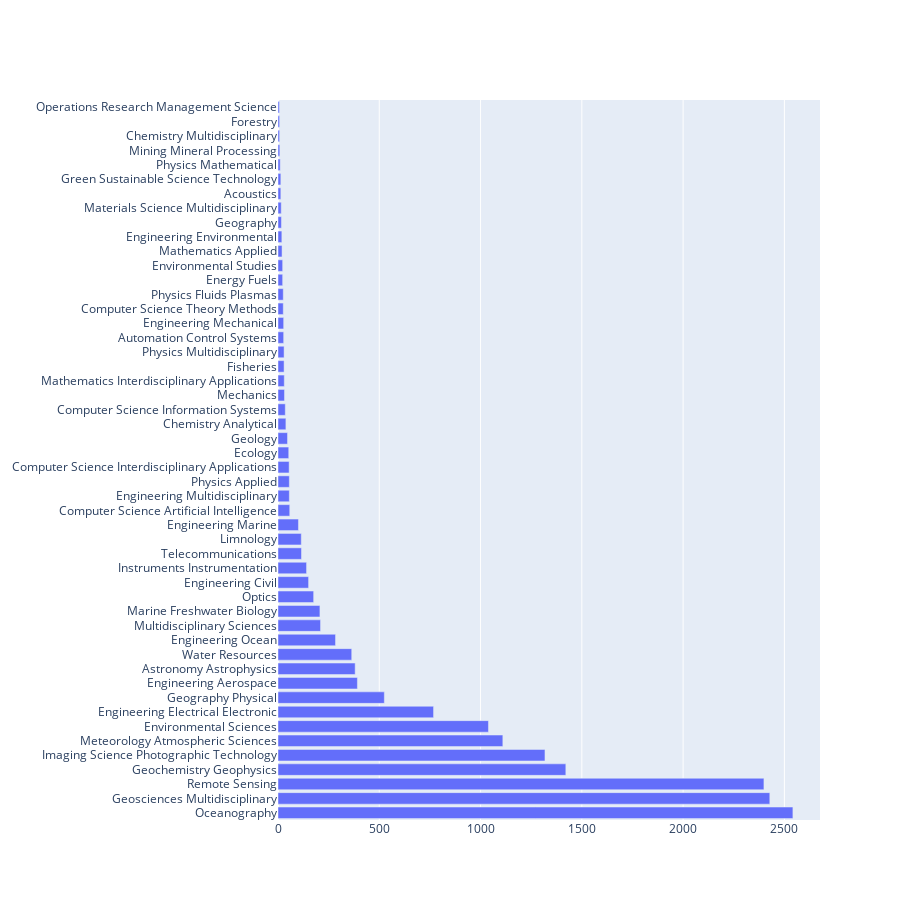

The notebook cell saved with this chart:
### Code cell
import plotly.graph_objects as go

fig = go.Figure(go.Bar(
            x=value[0:50],
            y=names[0:50],
            orientation='h'))
fig.update_layout(height=900,width=900, showlegend=False)
fig.show()

### Figure 1 — Plotly figure (JSON) as saved in the notebook; plotly's stock layout.template omitted (floating-point values rounded to 4 significant figures)
{"data": [{"orientation": "h", "type": "bar", "x": [2542, 2428, 2399, 1421, 1318, 1110, 1039, 768, 525, 392, 381, 364, 284, 210, 207, 176, 151, 141, 116, 115, 101, 58, 56, 56, 55, 53, 47, 39, 36, 32, 31, 30, 30, 28, 28, 26, 26, 23, 23, 20, 19, 17, 16, 14, 14, 11, 9, 8, 8, 7], "y": ["Oceanography", "Geosciences Multidisciplinary", "Remote Sensing", "Geochemistry Geophysics", "Imaging Science Photographic Technology", "Meteorology Atmospheric Sciences", "Environmental Sciences", "Engineering Electrical Electronic", "Geography Physical", "Engineering Aerospace", "Astronomy Astrophysics", "Water Resources", "Engineering Ocean", "Multidisciplinary Sciences", "Marine Freshwater Biology", "Optics", "Engineering Civil", "Instruments Instrumentation", "Telecommunications", "Limnology", "Engineering Marine", "Computer Science Artificial Intelligence", "Engineering Multidisciplinary", "Physics Applied", "Computer Science Interdisciplinary Applications", "Ecology", "Geology", "Chemistry Analytical", "Computer Science Information Systems", "Mechanics", "Mathematics Interdisciplinary Applications", "Fisheries", "Physics Multidisciplinary", "Automation Control Systems", "Engineering Mechanical", "Computer Science Theory Methods", "Physics Fluids Plasmas", "Energy Fuels", "Environmental Studies", "Mathematics Applied", "Engineering Environmental", "Geography", "Materials Science Multidisciplinary", "Acoustics", "Green Sustainable Science Technology", "Physics Mathematical", "Mining Mineral Processing", "Chemistry Multidisciplinary", "Forestry", "Operations Research Management Science"]}], "layout": {"height": 900, "showlegend": false, "width": 900, "xaxis": {"autorange": false, "range": [0, 2676.0], "type": "linear"}, "yaxis": {"autorange": true, "range": [-0.5, 49.5], "type": "category"}}}
